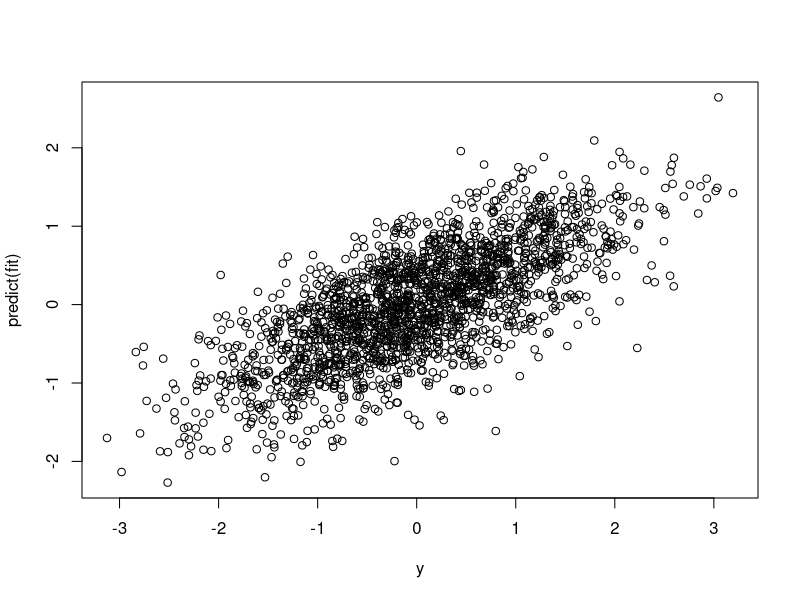
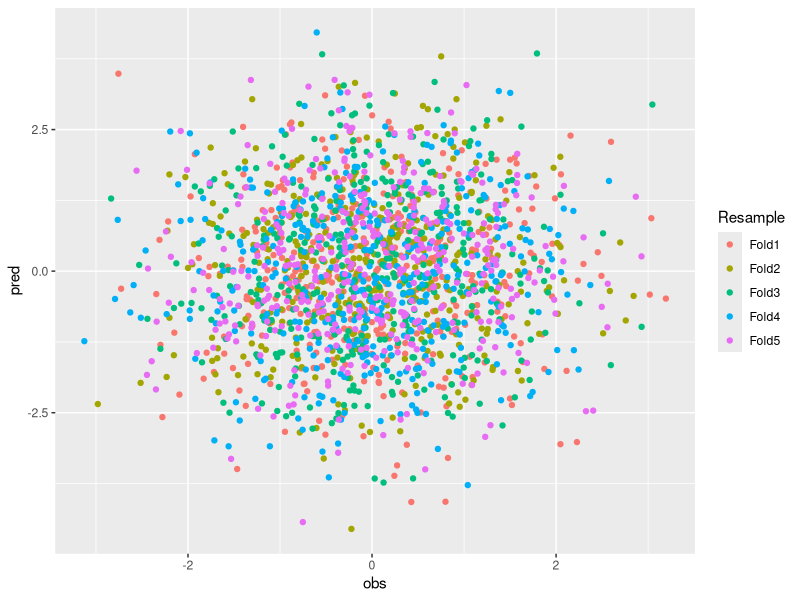
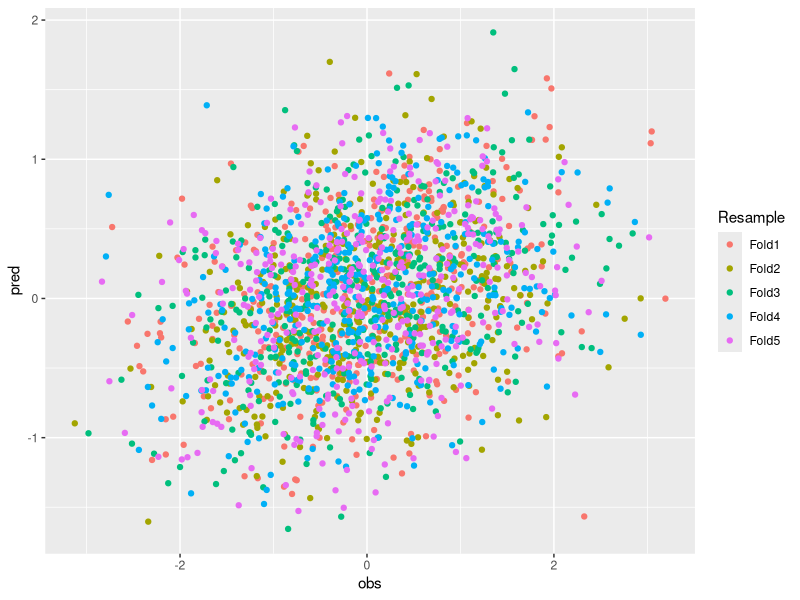

R code for these plots, in order: (Note: this script raises an error after producing the figures.)
## ---- chunk 1
library(caret)
n <- 2000 # observations
p <- 1000 # features
x <- matrix(rnorm(n*p),ncol=p,dimnames=list(seq_len(n),seq_len(p)))
y <- rnorm(n)
fit <- train(x, y, method="lm", trControl=trainControl(method="none"))
fit$results
plot(y, predict(fit))
cor(y, predict(fit))
## ---- chunk 2
trCtl <- trainControl(method="cv", number=5, savePredictions=TRUE)
fit <- train(x, y, method="lm", trControl=trCtl)
## ---- chunk 3
fit$results
head(fit$pred)
## ---- chunk 4
getR2 <- function(pred) {
  r2s <- sapply(1:5, function(i) {
    idx <- pred[,"Resample"] == paste0("Fold",i)
    cor(pred[idx,2], pred[idx,1])^2
  })
  mean(r2s)
}
getR2(fit$pred)
## ---- chunk 5
library(ggplot2)
ggplot(fit$pred, aes(obs, pred, color=Resample)) + geom_point()
## ---- chunk 6
cors <- cor(x, y)[,1]
q <- quantile(abs(cors), .8)
x.filt <- x[,abs(cors) > q]
fit <- train(x.filt, y, method="lm", trControl=trCtl)
fit$results
## ---- chunk 7
ggplot(fit$pred, aes(obs, pred, color=Resample)) + geom_point()
## ---- chunk 8
summary(iris)
idx <- 51:150
x <- cbind(iris[idx,1:4], matrix(rnorm(100*100),ncol=100))
x <- scale(x)
y <- droplevels(iris$Species[idx])
table(y)
## ---- chunk 9
tg <- expand.grid(NumVars=c(4,10,20),lambda=c(0,1,10,100))
head(tg)
trCtl <- trainControl(method="boot", number=50)
fit <- train(x, y, method="sparseLDA", tuneGrid=tg, trControl=trCtl)
ggplot(fit, metric="Kappa") + ylim(0.7,1)
